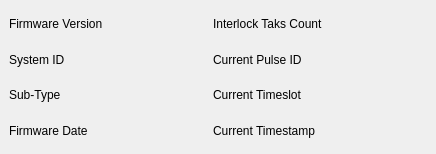
<?xml version="1.0" encoding="UTF-8"?>
<ui version="4.0">
 <class>Form</class>
 <widget class="QWidget" name="Form">
  <property name="geometry">
   <rect>
    <x>0</x>
    <y>0</y>
    <width>436</width>
    <height>154</height>
   </rect>
  </property>
  <property name="windowTitle">
   <string>RTM  Firmware Version - ${DEVICE}</string>
  </property>
  <layout class="QVBoxLayout" name="verticalLayout">
   <property name="leftMargin">
    <number>5</number>
   </property>
   <property name="topMargin">
    <number>5</number>
   </property>
   <property name="rightMargin">
    <number>5</number>
   </property>
   <property name="bottomMargin">
    <number>5</number>
   </property>
   <item>
    <layout class="QGridLayout" name="gridLayout">
     <property name="leftMargin">
      <number>4</number>
     </property>
     <property name="topMargin">
      <number>4</number>
     </property>
     <property name="rightMargin">
      <number>4</number>
     </property>
     <property name="bottomMargin">
      <number>4</number>
     </property>
     <item row="2" column="0">
      <widget class="QLabel" name="label_3">
       <property name="text">
        <string>Sub-Type</string>
       </property>
      </widget>
     </item>
     <item row="3" column="2">
      <widget class="QLabel" name="label_8">
       <property name="text">
        <string>Current Timestamp</string>
       </property>
      </widget>
     </item>
     <item row="2" column="3">
      <widget class="PyDMLabel" name="PyDMLabel_7">
       <property name="toolTip">
        <string/>
       </property>
       <property name="channel" stdset="0">
        <string>ca://${RTM}:RTM_TS</string>
       </property>
      </widget>
     </item>
     <item row="3" column="1">
      <widget class="PyDMLabel" name="PyDMLabel_4">
       <property name="toolTip">
        <string/>
       </property>
       <property name="channel" stdset="0">
        <string>ca://${RTM}:RTM_FIRMDATE</string>
       </property>
      </widget>
     </item>
     <item row="1" column="0">
      <widget class="QLabel" name="label_2">
       <property name="text">
        <string>System ID</string>
       </property>
      </widget>
     </item>
     <item row="0" column="1">
      <widget class="PyDMLabel" name="PyDMLabel">
       <property name="sizePolicy">
        <sizepolicy hsizetype="Preferred" vsizetype="Preferred">
         <horstretch>1</horstretch>
         <verstretch>0</verstretch>
        </sizepolicy>
       </property>
       <property name="toolTip">
        <string/>
       </property>
       <property name="channel" stdset="0">
        <string>ca://${RTM}:RTM_FIRMVER </string>
       </property>
       <property name="displayFormat" stdset="0">
        <enum>PyDMLabel::Hex</enum>
       </property>
      </widget>
     </item>
     <item row="0" column="2">
      <widget class="QLabel" name="label_5">
       <property name="text">
        <string>Interlock Taks Count</string>
       </property>
      </widget>
     </item>
     <item row="2" column="2">
      <widget class="QLabel" name="label_7">
       <property name="text">
        <string>Current Timeslot</string>
       </property>
      </widget>
     </item>
     <item row="0" column="0">
      <widget class="QLabel" name="label">
       <property name="text">
        <string>Firmware Version</string>
       </property>
      </widget>
     </item>
     <item row="3" column="0">
      <widget class="QLabel" name="label_4">
       <property name="text">
        <string>Firmware Date</string>
       </property>
      </widget>
     </item>
     <item row="1" column="3">
      <widget class="PyDMLabel" name="PyDMLabel_6">
       <property name="toolTip">
        <string/>
       </property>
       <property name="channel" stdset="0">
        <string>ca://${RTM}:RTM_PID</string>
       </property>
      </widget>
     </item>
     <item row="0" column="3">
      <widget class="PyDMLabel" name="PyDMLabel_5">
       <property name="sizePolicy">
        <sizepolicy hsizetype="Preferred" vsizetype="Preferred">
         <horstretch>1</horstretch>
         <verstretch>0</verstretch>
        </sizepolicy>
       </property>
       <property name="toolTip">
        <string/>
       </property>
       <property name="channel" stdset="0">
        <string>ca://${RTM}:RTM_TASKCNT</string>
       </property>
      </widget>
     </item>
     <item row="2" column="1">
      <widget class="PyDMLabel" name="PyDMLabel_3">
       <property name="toolTip">
        <string/>
       </property>
       <property name="channel" stdset="0">
        <string>ca://${RTM}:RTM_SUBTYPE</string>
       </property>
      </widget>
     </item>
     <item row="1" column="2">
      <widget class="QLabel" name="label_6">
       <property name="text">
        <string>Current Pulse ID</string>
       </property>
      </widget>
     </item>
     <item row="3" column="3">
      <widget class="PyDMLabel" name="PyDMLabel_8">
       <property name="maximumSize">
        <size>
         <width>160</width>
         <height>16777215</height>
        </size>
       </property>
       <property name="toolTip">
        <string/>
       </property>
       <property name="scaledContents">
        <bool>true</bool>
       </property>
       <property name="channel" stdset="0">
        <string>ca://${RTM}:RTM_TSTR</string>
       </property>
      </widget>
     </item>
     <item row="1" column="1">
      <widget class="PyDMLabel" name="PyDMLabel_2">
       <property name="toolTip">
        <string/>
       </property>
       <property name="channel" stdset="0">
        <string>ca://${RTM}:RTM_SYSID</string>
       </property>
      </widget>
     </item>
    </layout>
   </item>
  </layout>
 </widget>
 <customwidgets>
  <customwidget>
   <class>PyDMLabel</class>
   <extends>QLabel</extends>
   <header>pydm.widgets.label</header>
  </customwidget>
 </customwidgets>
 <resources/>
 <connections/>
</ui>
